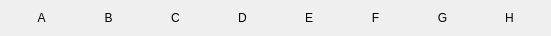
   <widget class="QWidget" name="horizontalLayoutWidget">
    <property name="geometry">
     <rect>
      <x>40</x>
      <y>590</y>
      <width>551</width>
      <height>22</height>
     </rect>
    </property>
    <layout class="QHBoxLayout" name="horizontalLayout">
     <item>
      <widget class="QLabel" name="letra">
       <property name="text">
        <string>A</string>
       </property>
       <property name="alignment">
        <set>Qt::AlignCenter</set>
       </property>
      </widget>
     </item>
     <item>
      <widget class="QLabel" name="letra_2">
       <property name="text">
        <string>B</string>
       </property>
       <property name="alignment">
        <set>Qt::AlignCenter</set>
       </property>
      </widget>
     </item>
     <item>
      <widget class="QLabel" name="letra_4">
       <property name="text">
        <string>C</string>
       </property>
       <property name="alignment">
        <set>Qt::AlignCenter</set>
       </property>
      </widget>
     </item>
     <item>
      <widget class="QLabel" name="letra_3">
       <property name="text">
        <string>D</string>
       </property>
       <property name="alignment">
        <set>Qt::AlignCenter</set>
       </property>
      </widget>
     </item>
     <item>
      <widget class="QLabel" name="letra_8">
       <property name="text">
        <string>E</string>
       </property>
       <property name="alignment">
        <set>Qt::AlignCenter</set>
       </property>
      </widget>
     </item>
     <item>
      <widget class="QLabel" name="letra_7">
       <property name="text">
        <string>F</string>
       </property>
       <property name="alignment">
        <set>Qt::AlignCenter</set>
       </property>
      </widget>
     </item>
     <item>
      <widget class="QLabel" name="letra_6">
       <property name="text">
        <string>G</string>
       </property>
       <property name="alignment">
        <set>Qt::AlignCenter</set>
       </property>
      </widget>
     </item>
     <item>
      <widget class="QLabel" name="letra_5">
       <property name="text">
        <string>H</string>
       </property>
       <property name="alignment">
        <set>Qt::AlignCenter</set>
       </property>
      </widget>
     </item>
    </layout>
   </widget>
